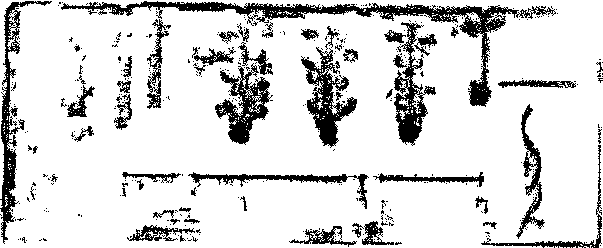
#> input picture AutoTrack/bot_navigation/map/3d/lio/GlobalMap.pgm, 603 x 248 px, found by its file name
$ python process_pgm.py
#> lines starting #> are read from the running program, lines starting #| are printed output that depends on the picture; after the words box and inside, x2 and y2 are one past the last pixel; in counts of white or black regions, pixels touching at a corner belong together
# coding:utf-8
import cv2
import numpy as np

# 参数设置
input_file = "GlobalMap.pgm"     # 输入的PGM图像文件名
output_file = "map_processed.pgm"  # 处理后的输出图像文件名
kernel_size = 5  # 闭运算的内核大小
apply_filter = True    # 是否应用中值滤波
median_kernel_size = 3  # 中值滤波的窗口大小

# 读取PGM图像
img = cv2.imread(input_file, cv2.IMREAD_GRAYSCALE)
#> img: shape (248, 603); values 0 (black) and 254 (white), 84.8% white; 404 black regions (347 under 20 px), largest, box (x1, y1, x2, y2) and area: (61, 1, 556, 107) 4912, (0, 1, 52, 244) 2171, (301, 47, 357, 148) 2056
if img is None:
    raise ValueError(f"无法读取图像: {input_file}")

# 创建结构元素（内核）
kernel = np.ones((kernel_size, kernel_size), np.uint8)

# 如果墙体是黑色(0)，背景是白色(255)，需要先反转图像
img_inv = cv2.bitwise_not(img)

# 应用闭运算（先膨胀后腐蚀）来连接断开的边缘
closed = cv2.morphologyEx(img_inv, cv2.MORPH_CLOSE, kernel)
#> closed: shape (248, 603); values 1 (black) and 255 (white), 22.1% white; 37 white regions (12 under 20 px), largest, box (x1, y1, x2, y2) and area: (58, 0, 558, 146) 15766, (301, 26, 358, 151) 3456, (0, 0, 52, 244) 3292

# 根据参数决定是否应用滤波
if apply_filter:
    processed = cv2.medianBlur(closed, median_kernel_size)  # 使用中值滤波
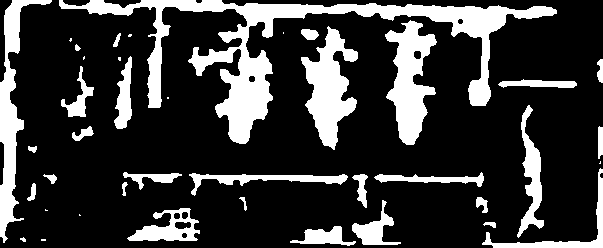
#> processed: shape (248, 603); values 1 (black) and 255 (white), 22% white; 40 white regions (11 under 20 px), largest, box (x1, y1, x2, y2) and area: (59, 0, 557, 144) 12342, (301, 26, 358, 150) 3449, (385, 20, 437, 145) 3424
else:
    processed = closed

# 再次反转回来，使墙体恢复为黑色
result = cv2.bitwise_not(processed)

# 创建一个2x2的显示窗口来对比所有处理步骤
# 调整图像大小以便显示
height, width = img.shape
#> height = 248; width = 603
display_height = 300  # 设置显示高度
scale = display_height / height
#> scale = 1.21
display_width = int(width * scale)
#> display_width = 729

def add_border_and_title(image, title):
    # 转换为RGB以添加彩色边框
    if len(image.shape) == 2:
        image_rgb = cv2.cvtColor(image, cv2.COLOR_GRAY2RGB)
    else:
        image_rgb = image.copy()

    # 添加蓝色边框（不覆盖图像内容）
    border_thickness = 2
    h, w = image_rgb.shape[:2]
    # 画四条边
    cv2.line(image_rgb, (0, 0), (w-1, 0), (255, 0, 0), border_thickness)  # 上
    cv2.line(image_rgb, (0, 0), (0, h-1), (255, 0, 0), border_thickness)  # 左
    cv2.line(image_rgb, (w-1, 0), (w-1, h-1), (255, 0, 0), border_thickness)  # 右
    cv2.line(image_rgb, (0, h-1), (w-1, h-1), (255, 0, 0), border_thickness)  # 下

    # 使用OpenCV直接添加英文标题
    font = cv2.FONT_HERSHEY_SIMPLEX
    font_scale = 0.8
    thickness = 2
    text_size = cv2.getTextSize(title, font, font_scale, thickness)[0]
    x = (w - text_size[0]) // 2
    cv2.putText(image_rgb, title, (x, 30), font, font_scale, (255, 255, 255), thickness)

    return image_rgb

# 处理每张图片
img_display = cv2.resize(img, (display_width, display_height))
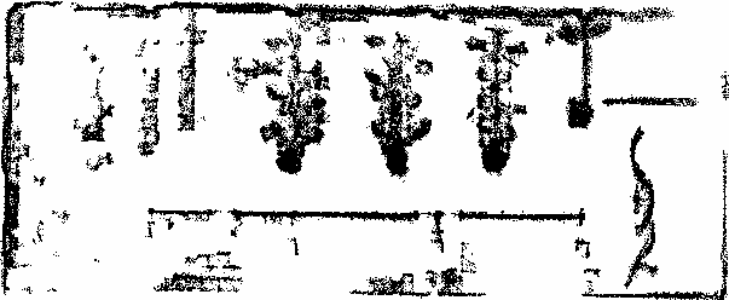
#> img_display: shape (300, 729); min 0, max 254, mean 215.5
closed_display = cv2.resize(cv2.bitwise_not(closed), (display_width, display_height))
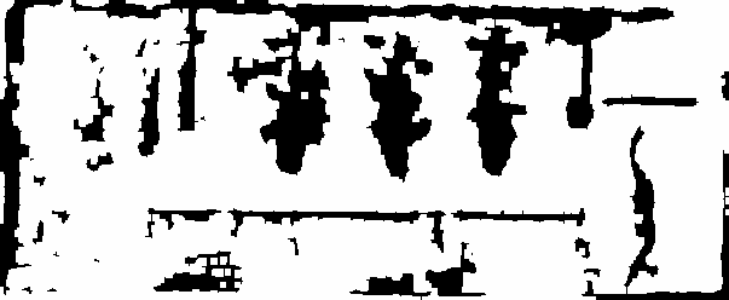
#> closed_display: shape (300, 729); min 0, max 254, mean 197.8
processed_display = cv2.resize(cv2.bitwise_not(processed), (display_width, display_height))
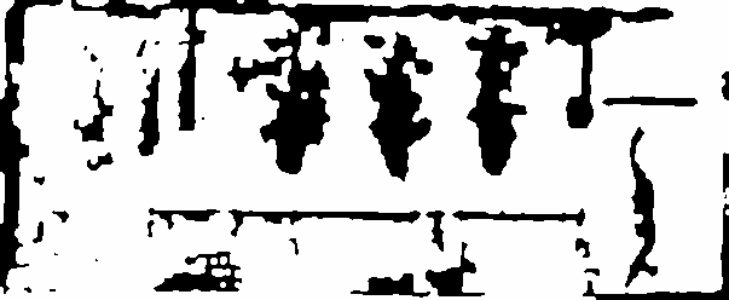
#> processed_display: shape (300, 729); min 0, max 254, mean 198
result_display = cv2.resize(result, (display_width, display_height))

# 添加边框和标题（使用英文）
img_display = add_border_and_title(img_display, "Original")
closed_display = add_border_and_title(closed_display, "After Closing")
processed_display = add_border_and_title(processed_display, "After Filter")
result_display = add_border_and_title(result_display, "Final Result")
#> call 4 of add_border_and_title, with title = 'Final Result'
#> in add_border_and_title (call 4), `cv2.putText(image_rgb, title, (x, 30), font, font_scale, (255, 255, 25..`:
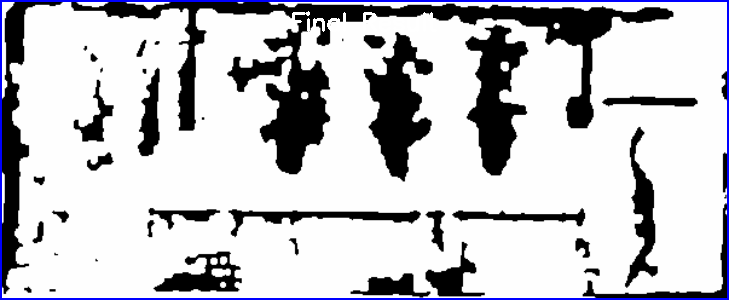
#> image_rgb: shape (300, 729, 3); mean B, G, R 199.8, 195.1, 195.1

# 创建2x2网格显示
padding = 10  # 图像之间的间距
grid_height = display_height * 2 + padding
grid_width = display_width * 2 + padding
#> grid_width = 1468
grid = np.zeros((grid_height, grid_width, 3), dtype=np.uint8)

# 放置图像到网格中
grid[:display_height, :display_width] = img_display
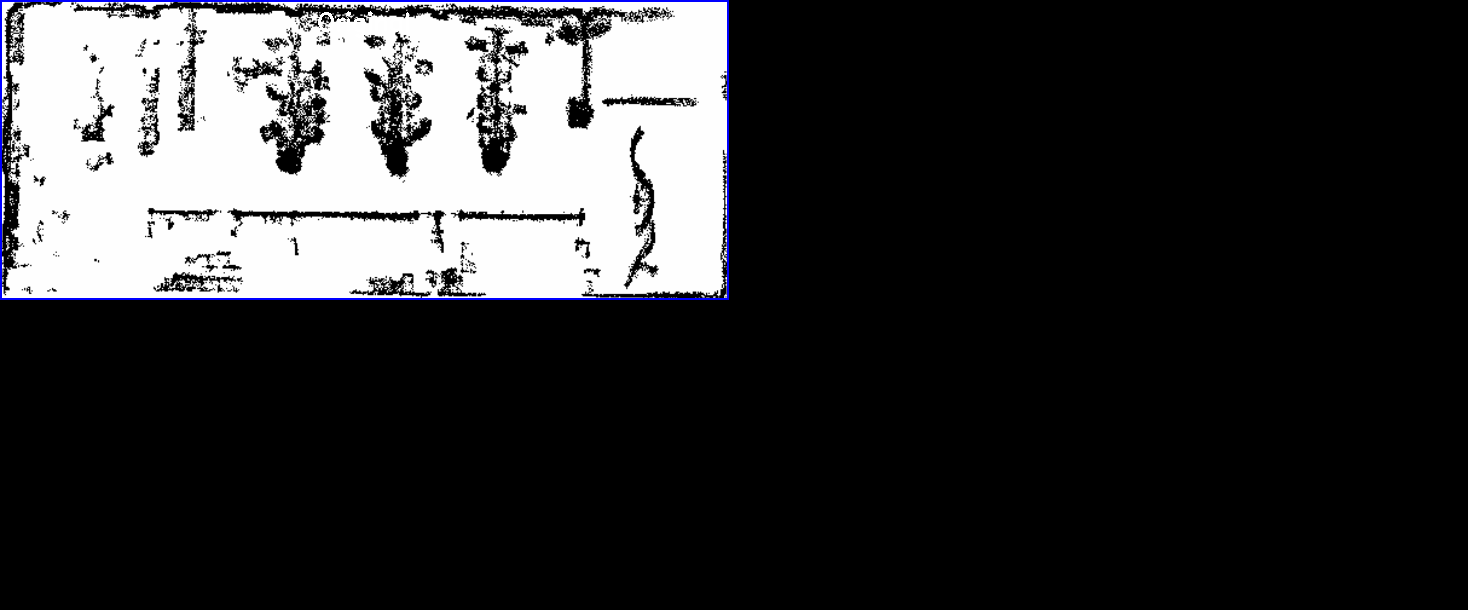
#> grid: shape (610, 1468, 3); mean B, G, R 52.7, 51.6, 51.6
grid[:display_height, display_width+padding:] = closed_display
grid[display_height+padding:, :display_width] = processed_display
grid[display_height+padding:, display_width+padding:] = result_display
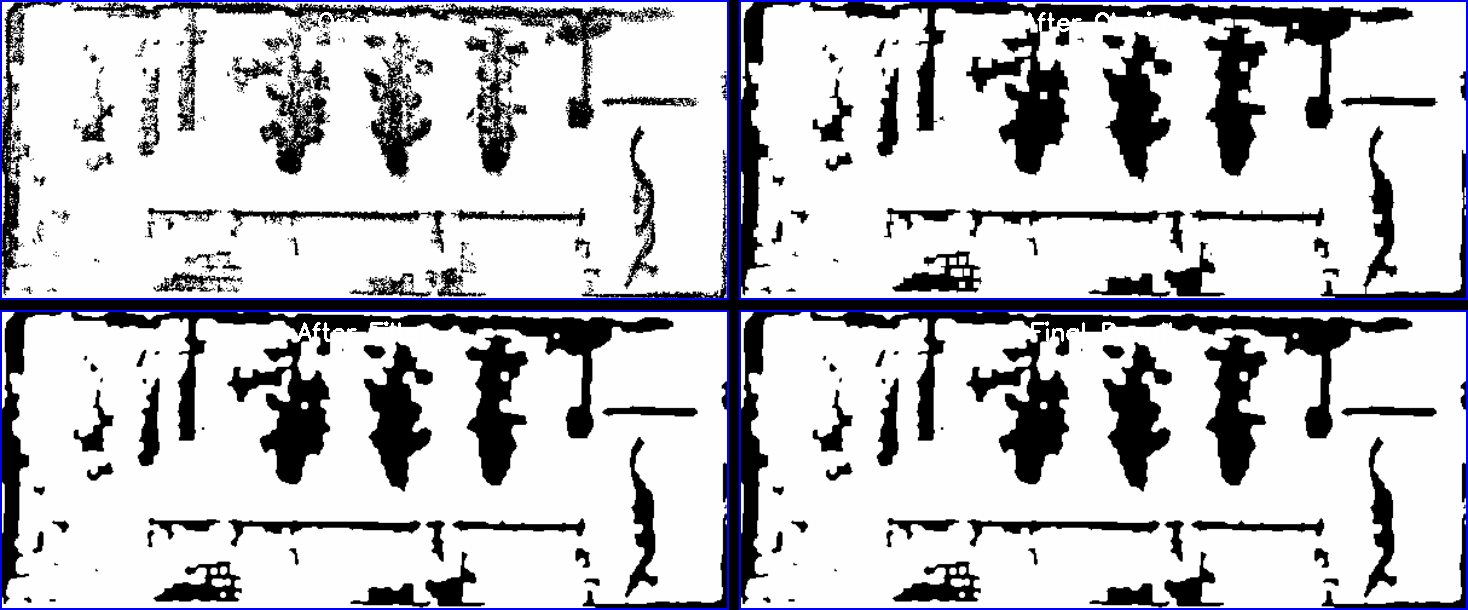
#> grid: shape (610, 1468, 3); mean B, G, R 199.1, 194.4, 194.4

# 显示对比图
cv2.imshow("Image Processing Steps", grid)
cv2.waitKey(0)
cv2.destroyAllWindows()

# 保存处理后的图像
cv2.imwrite(output_file, result)

$ run again, with AutoTrack/nav_stack/navigation/navfn/test/willow_costmap.pgm copied over AutoTrack/bot_navigation/map/3d/lio/GlobalMap.pgm
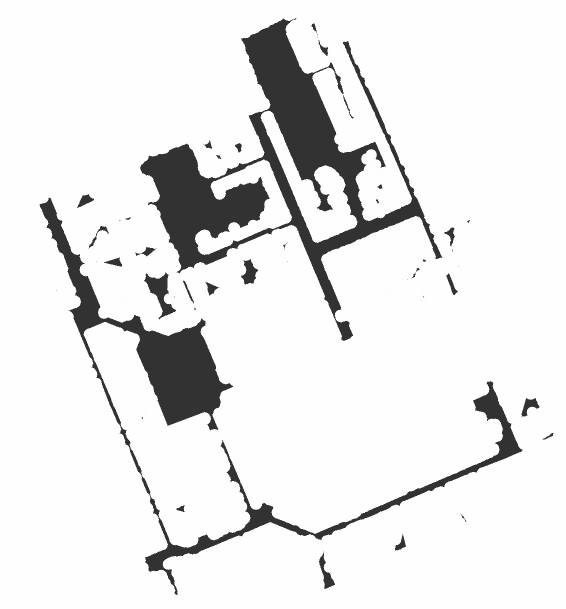
#> input picture AutoTrack/nav_stack/navigation/navfn/test/willow_costmap.pgm, 1132 x 1217 px, found by its file name (shown at 1/2 size)
#> img is the input picture: shape (1217, 1132); min 50, max 254, mean 231.8
#> `img_inv = cv2.bitwise_not(img)`:
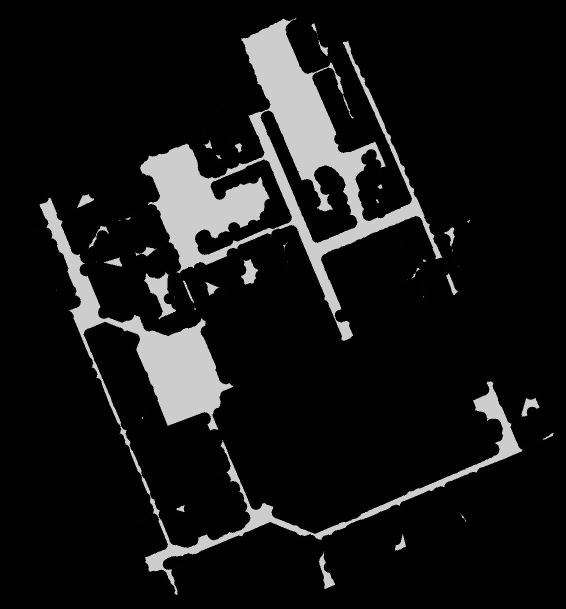
#> img_inv: shape (1217, 1132) (shown at 1/2 size); min 1, max 205, mean 23.2
#> `grid[display_height+padding:, display_width+padding:] = result_display`:
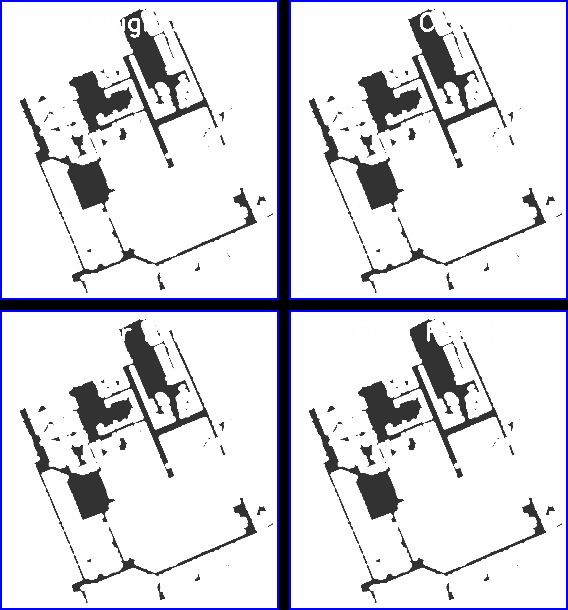
#> grid: shape (610, 568, 3); mean B, G, R 224.3, 217.5, 217.5
